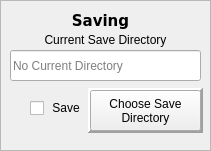
   <widget class="QFrame" name="frame_4">
    <property name="geometry">
     <rect>
      <x>20</x>
      <y>520</y>
      <width>211</width>
      <height>151</height>
     </rect>
    </property>
    <property name="frameShape">
     <enum>QFrame::StyledPanel</enum>
    </property>
    <property name="frameShadow">
     <enum>QFrame::Sunken</enum>
    </property>
    <widget class="QCheckBox" name="save_check">
     <property name="geometry">
      <rect>
       <x>30</x>
       <y>100</y>
       <width>51</width>
       <height>16</height>
      </rect>
     </property>
     <property name="toolTip">
      <string>Tick to enable saving</string>
     </property>
     <property name="autoFillBackground">
      <bool>false</bool>
     </property>
     <property name="text">
      <string> Save</string>
     </property>
     <property name="iconSize">
      <size>
       <width>32</width>
       <height>32</height>
      </size>
     </property>
    </widget>
    <widget class="QLabel" name="label_12">
     <property name="geometry">
      <rect>
       <x>0</x>
       <y>0</y>
       <width>201</width>
       <height>41</height>
      </rect>
     </property>
     <property name="font">
      <font>
       <family>Verdana</family>
       <pointsize>11</pointsize>
       <weight>75</weight>
       <bold>true</bold>
      </font>
     </property>
     <property name="text">
      <string>Saving</string>
     </property>
     <property name="alignment">
      <set>Qt::AlignCenter</set>
     </property>
    </widget>
    <widget class="QPushButton" name="directory_button">
     <property name="geometry">
      <rect>
       <x>90</x>
       <y>90</y>
       <width>111</width>
       <height>41</height>
      </rect>
     </property>
     <property name="toolTip">
      <string/>
     </property>
     <property name="text">
      <string>Choose Save 
Directory</string>
     </property>
    </widget>
    <widget class="QLineEdit" name="current_directory">
     <property name="geometry">
      <rect>
       <x>10</x>
       <y>50</y>
       <width>191</width>
       <height>31</height>
      </rect>
     </property>
     <property name="focusPolicy">
      <enum>Qt::NoFocus</enum>
     </property>
     <property name="toolTip">
      <string>Current save directory</string>
     </property>
     <property name="readOnly">
      <bool>true</bool>
     </property>
     <property name="placeholderText">
      <string>No Current Directory</string>
     </property>
    </widget>
    <widget class="QFrame" name="frame_7">
     <property name="geometry">
      <rect>
       <x>88</x>
       <y>88</y>
       <width>115</width>
       <height>45</height>
      </rect>
     </property>
     <property name="toolTip">
      <string>Choose save directory</string>
     </property>
     <property name="frameShape">
      <enum>QFrame::Panel</enum>
     </property>
     <property name="frameShadow">
      <enum>QFrame::Raised</enum>
     </property>
     <property name="lineWidth">
      <number>3</number>
     </property>
     <property name="midLineWidth">
      <number>1</number>
     </property>
    </widget>
    <widget class="QLabel" name="label_4">
     <property name="geometry">
      <rect>
       <x>10</x>
       <y>30</y>
       <width>191</width>
       <height>20</height>
      </rect>
     </property>
     <property name="layoutDirection">
      <enum>Qt::LeftToRight</enum>
     </property>
     <property name="text">
      <string>Current Save Directory</string>
     </property>
     <property name="textFormat">
      <enum>Qt::AutoText</enum>
     </property>
     <property name="alignment">
      <set>Qt::AlignCenter</set>
     </property>
    </widget>
    <zorder>frame_7</zorder>
    <zorder>save_check</zorder>
    <zorder>label_12</zorder>
    <zorder>directory_button</zorder>
    <zorder>current_directory</zorder>
    <zorder>label_4</zorder>
   </widget>
